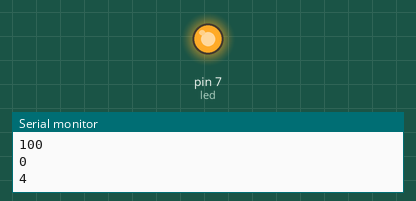
Simulated run of this sketch. Board: Arduino Uno, built with avr-gcc and run on an emulated ATmega328P. Shown: output pins drawn as LEDs (lit = HIGH), the last lines printed to the serial monitor.

Above: at 0.15 s.
At 5.2 s:
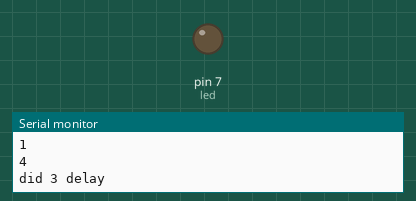
Timing chart, 0 to 7.5 s (numbered marks = the images above):
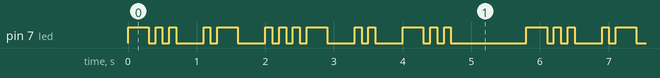

The sketch:

morseLight.ino
```cpp
int SX = 100;
int led = 7;

int morseList[] = {101,11000, 11010, 1100, 10, 10010, 1110, 10000, 100, 10111, 1101
             ,10100, 111, 110 , 1111, 10110, 11101, 1010, 1000, 11, 1001, 10001
             , 1011, 11001, 11011, 11100, 23};


void lightLED(int n){
  digitalWrite(led, HIGH);   // turn the LED on (HIGH is the voltage level)
  delay(SX*n);               // wait for a dot or dash
  digitalWrite(led, LOW);


}

void lightMorse() {
  char message[] = "David";
  char toConvert;
  int letter;
  bool endM = false;
  int last = 0;


  for(int i = 0; i < sizeof(message)-1;i++){
     toConvert = message[i];
     Serial.println(toConvert);

     letter = toConvert;
     //Serial.println(letter);

     if(letter > 96){
       letter = letter-96;
     }
     else{
       if(letter == 32){
         letter = 27;
       }
       else{
         letter = letter-64;
       }

     }
     //Serial.println(letter);

     String toMorse = String(morseList[letter-1]);
     toMorse = toMorse.substring(1, toMorse.length());
     Serial.println(toMorse);

     char toLight;
   Serial.println(last);
 Serial.println(letter);
     if(last == 1 && letter != 27){
       delay(SX*3);
       Serial.println("did 3 delay");
     }
     for(int i = 0; i < sizeof(toMorse);i++){
       toLight = toMorse[i];


       if(toLight == '1'){
         lightLED(3);
         if(i < sizeof(toMorse)-1){
           delay(SX);
           last = 1;
         }
       }
       if(toLight == '0'){
         lightLED(1);
         if(i < sizeof(toMorse)-1){
           delay(SX);
           last = 1;
         }
       }
       if(toLight == NULL){
           last = 1;

       }

       if(toLight == '3'){
         delay(SX*7);
         Serial.println("did 7 delay");
         last = 0;
       }
     }


  }


}


void setup() {
  // put your setup code here, to run once:
  pinMode(led, OUTPUT);
  Serial.begin(9600);


}

void loop() {
  lightMorse();
  delay(SX*10);
}
```

Measured:
- by itself, pin 7 (led): moves between LOW and HIGH, repeating every 5.8 s
- by itself, everything shown: repeats every 5.8 s, in 28 steps
